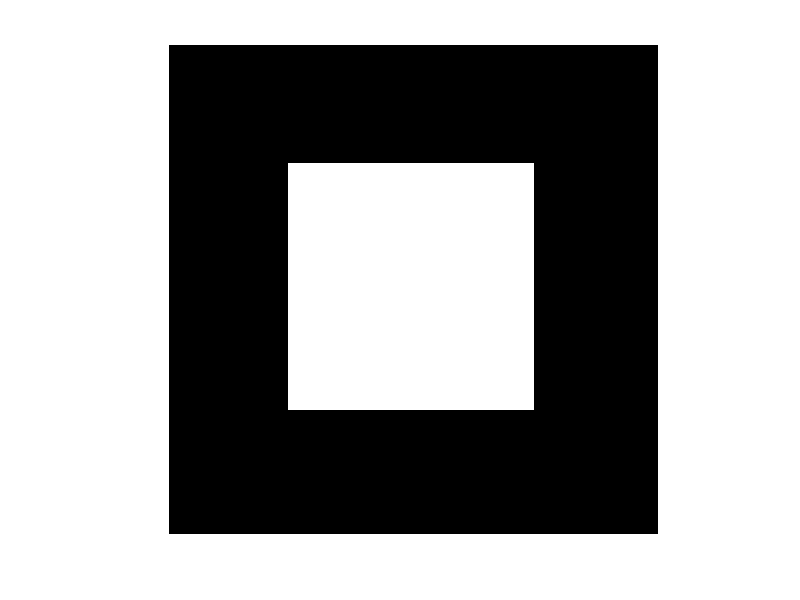
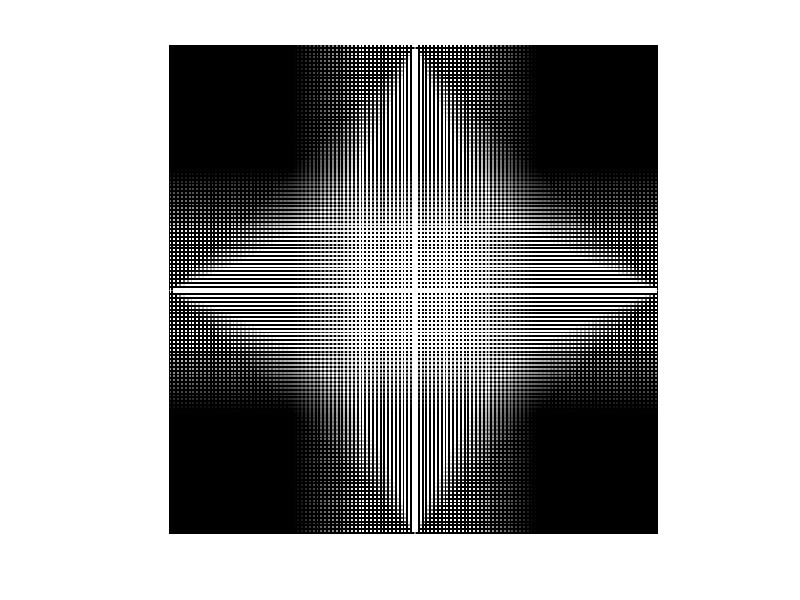

MATLAB code to generate these figures, in order:
x= 0:255;
y=2*pi*(8/256)*ones(1,256) ;
b=zeros(256,256) ;
b(63 :191,63 :191)=1 ;
figure() ;
imshow(b) ;
colormap(gray) ;
A=fft2(b) ;
A=fftshift(A) ;
figure() ;
imshow(log(abs(A))) ;
colormap(gray) ;



